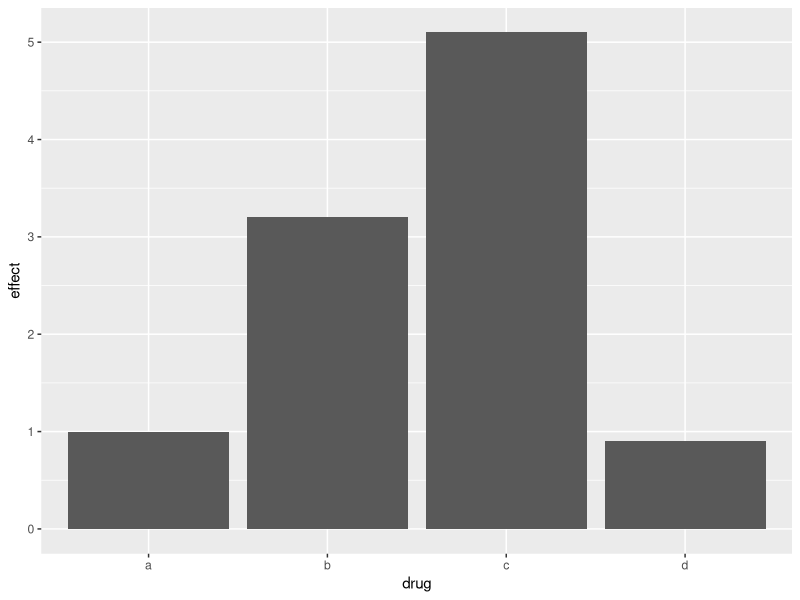

Write R code to recreate this figure.
# 加载ggplot2绘图包
library("ggplot2")
# 设置工作路径
setwd("D:\\softwares\\applied statistics\\rcodelearning\\chap18\\sourcecode")
# 生成一个数据集
dataf <- data.frame(
    drug = c("a", "b", "c", "d"),
    effect = c(1, 3.2, 5.1, 0.9)
)
# 指定数据，和横纵轴变量，以及几何对象
p <- ggplot(dataf, aes(drug, effect)) +
    geom_bar(stat = "identity")
# 保存文件
ggsave("../codeimage/code17.pdf")
# 保存工作空间
save.image("R17.RData")
